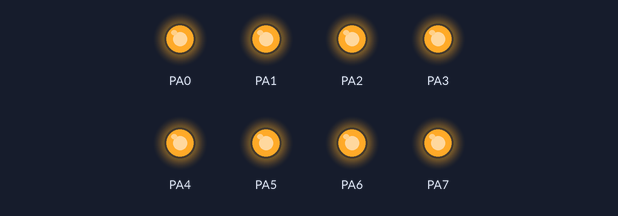
This program was run on a simulated ATmega162, built with avr-gcc and emulated at 4.9152 MHz. Parts: output pins drawn as LEDs (lit = HIGH).

Above: at 0.5 s.
At 3.5 s:
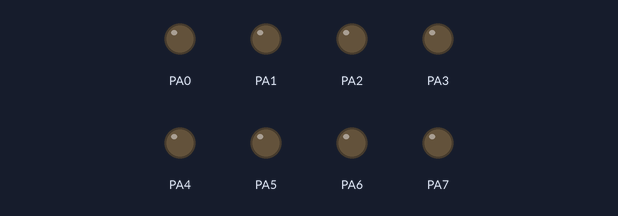
Timing chart, 0 to 4.6 s (numbered marks = the images above):
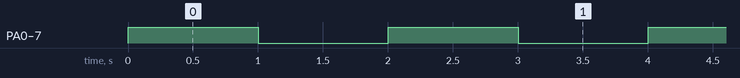

Measured:
- by itself, PA0–7: alternates HIGH for 1.0 s and LOW for 1.0 s

The program:

Project1.c
```c
/*
 * Project1.c
 *
 * Created: 30.08.2016 14:36:50
 *  Author: simonep
 */

#include <stdio.h>
#include <avr/io.h>
#define F_CPU 4915200UL
#include <util/delay.h>
#include "Hardware/UART.h"

#define FOSC 4915200
#define BAUD 9600

#define MYUBRR FOSC/16/BAUD-1

int main(void)
{
	USART_Init(MYUBRR);

	DDRA = 0xFF;
	unsigned char c = 'a';

    while(1)
    {
		PORTA=0xFF;
		_delay_ms(1000);
		PORTA=0x00;
		_delay_ms(1000);

		//USART_Transmit(c);
		printf("hello\n");
    }
}
```

UART.c
```c
/*
 * UART.c
 *
 * Created: 30.08.2016 17:40:31
 *  Author: simonep
 */
#include <avr/io.h>
#include <stdio.h>

void USART_Transmit( unsigned char data )
{
	/* Wait for empty transmit buffer */
	while ( !( UCSR0A & (1<<UDRE0)) )
	;
	/* Put data into buffer, sends the data */
	UDR0 = data;
}

unsigned char USART_Receive( void )
{
	/* Wait for data to be received */
	while ( !(UCSR0A & (1<<RXC0)) )
	;
	/* Get and return received data from buffer */
	return UDR0;
}
void USART_Init( unsigned int ubrr )
{
	/* Set baud rate */
	UBRR0H = (unsigned char)(ubrr>>8);
	UBRR0L = (unsigned char)ubrr;
	/* Enable receiver and transmitter */
	UCSR0B = (1<<RXEN0)|(1<<TXEN0);
	/* Set frame format: 8data, 2stop bit */
	UCSR0C = (1<<URSEL0)|(1<<USBS0)|(3<<UCSZ00);
	fdevopen( USART_Transmit,USART_Receive  );
}
```

UART.h
```c
/*
 * UART.h
 *
 * Created: 30.08.2016 17:40:58
 *  Author: simonep
 */


#ifndef UART_H_
#define UART_H_

void USART_Transmit( unsigned char data );
unsigned char USART_Receive( void );
void USART_Init( unsigned int ubrr );


#endif /* UART_H_ */
```

UART.c
```c
/*
 * UART.c
 *
 * Created: 30.08.2016 17:40:31
 *  Author: simonep
 */
#include <avr/io.h>

void USART_Transmit( unsigned char data )
{
	/* Wait for empty transmit buffer */
	while ( !( UCSR0A & (1<<UDRE0)) )
	;
	/* Put data into buffer, sends the data */
	UDR0 = data;
}

unsigned char USART_Receive( void )
{
	/* Wait for data to be received */
	while ( !(UCSR0A & (1<<RXC0)) )
	;
	/* Get and return received data from buffer */
	return UDR0;
}
void USART_Init( unsigned int ubrr )
{
	/* Set baud rate */
	UBRR0H = (unsigned char)(ubrr>>8);
	UBRR0L = (unsigned char)ubrr;
	/* Enable receiver and transmitter */
	UCSR0B = (1<<RXEN0)|(1<<TXEN0);
	/* Set frame format: 8data, 2stop bit */
	UCSR0C = (1<<URSEL0)|(1<<USBS0)|(3<<UCSZ00);
}
```
